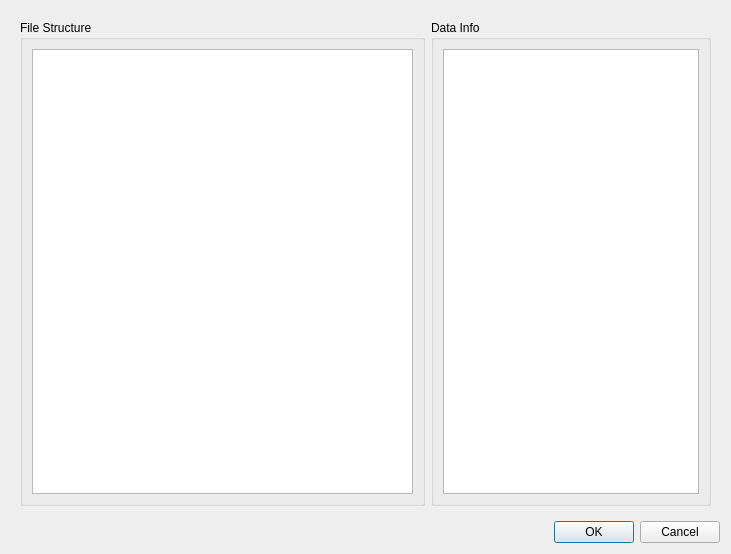
<?xml version="1.0" encoding="UTF-8"?>
<ui version="4.0">
 <class>data_selection_dialog</class>
 <widget class="QDialog" name="data_selection_dialog">
  <property name="geometry">
   <rect>
    <x>0</x>
    <y>0</y>
    <width>731</width>
    <height>554</height>
   </rect>
  </property>
  <property name="windowTitle">
   <string>Dialog</string>
  </property>
  <layout class="QVBoxLayout" name="verticalLayout">
   <item>
    <widget class="QWidget" name="main_widget" native="true">
     <layout class="QHBoxLayout" name="horizontalLayout">
      <item>
       <widget class="QGroupBox" name="file_structure_groupbox">
        <property name="title">
         <string>File Structure</string>
        </property>
        <layout class="QVBoxLayout" name="verticalLayout_3">
         <item>
          <widget class="QTreeView" name="file_structure_tree_view">
           <property name="editTriggers">
            <set>QAbstractItemView::NoEditTriggers</set>
           </property>
           <property name="selectionBehavior">
            <enum>QAbstractItemView::SelectItems</enum>
           </property>
          </widget>
         </item>
        </layout>
       </widget>
      </item>
      <item>
       <widget class="QGroupBox" name="data_info_groupbox">
        <property name="sizePolicy">
         <sizepolicy hsizetype="Maximum" vsizetype="Preferred">
          <horstretch>0</horstretch>
          <verstretch>0</verstretch>
         </sizepolicy>
        </property>
        <property name="title">
         <string>Data Info</string>
        </property>
        <layout class="QVBoxLayout" name="verticalLayout_2">
         <item>
          <widget class="QTableView" name="data_info_table_view">
           <property name="sizePolicy">
            <sizepolicy hsizetype="Expanding" vsizetype="Expanding">
             <horstretch>0</horstretch>
             <verstretch>0</verstretch>
            </sizepolicy>
           </property>
           <property name="maximumSize">
            <size>
             <width>16777215</width>
             <height>16777215</height>
            </size>
           </property>
           <property name="editTriggers">
            <set>QAbstractItemView::NoEditTriggers</set>
           </property>
           <property name="tabKeyNavigation">
            <bool>false</bool>
           </property>
           <property name="selectionMode">
            <enum>QAbstractItemView::NoSelection</enum>
           </property>
           <property name="selectionBehavior">
            <enum>QAbstractItemView::SelectRows</enum>
           </property>
           <property name="showGrid">
            <bool>true</bool>
           </property>
           <property name="gridStyle">
            <enum>Qt::DotLine</enum>
           </property>
           <attribute name="horizontalHeaderDefaultSectionSize">
            <number>60</number>
           </attribute>
           <attribute name="horizontalHeaderMinimumSectionSize">
            <number>25</number>
           </attribute>
          </widget>
         </item>
        </layout>
       </widget>
      </item>
     </layout>
    </widget>
   </item>
   <item>
    <widget class="QDialogButtonBox" name="buttonBox">
     <property name="orientation">
      <enum>Qt::Horizontal</enum>
     </property>
     <property name="standardButtons">
      <set>QDialogButtonBox::Cancel|QDialogButtonBox::Ok</set>
     </property>
    </widget>
   </item>
  </layout>
 </widget>
 <resources/>
 <connections>
  <connection>
   <sender>buttonBox</sender>
   <signal>accepted()</signal>
   <receiver>data_selection_dialog</receiver>
   <slot>accept()</slot>
   <hints>
    <hint type="sourcelabel">
     <x>248</x>
     <y>254</y>
    </hint>
    <hint type="destinationlabel">
     <x>157</x>
     <y>274</y>
    </hint>
   </hints>
  </connection>
  <connection>
   <sender>buttonBox</sender>
   <signal>rejected()</signal>
   <receiver>data_selection_dialog</receiver>
   <slot>reject()</slot>
   <hints>
    <hint type="sourcelabel">
     <x>316</x>
     <y>260</y>
    </hint>
    <hint type="destinationlabel">
     <x>286</x>
     <y>274</y>
    </hint>
   </hints>
  </connection>
 </connections>
</ui>
